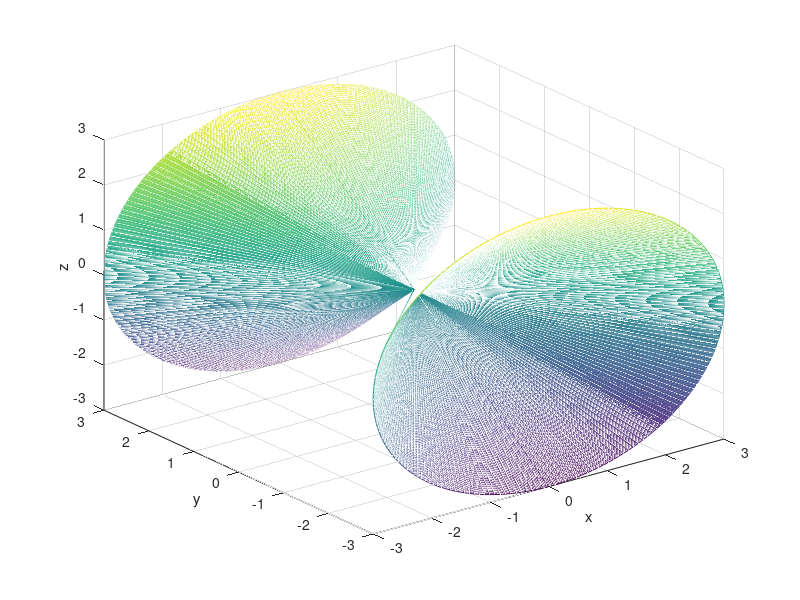

Source code (MATLAB): (Note: this script raises an error after producing the figure.)
close all;
clear all;

a=1;
b=1;
c=1;
u = (-3:0.01:3)';
v = [0:0.01*pi:2*pi];
X = b*u*sin(v);
Y = c*u*ones(size(v));
Z = a*u*cos(v);
sizes = size(X);
figure('Color','w')
mesh(X,Y,Z);
xlabel('x'); ylabel('y'); zlabel('z')

byf = make_points_matrix(X,Y,Z);
byf_1 = byf;
byf_2 = move(byf,1,1,1);
byf_2 = rotate(byf_2,70,'x',0.3,0.4,0.5);

second_figure = make_squared_matrix(byf_2,sizes(1),sizes(2));
sec_x = squeeze(second_figure(1,:,:));
sec_y = squeeze(second_figure(2,:,:));
sec_z = squeeze(second_figure(3,:,:));
hold on;
mesh(sec_x,sec_y,sec_z);


collision = finding_collision(byf_1,byf_2);
col_x = squeeze(collision(:,1));
col_y = squeeze(collision(:,2));
col_z = squeeze(collision(:,3));
plot3(col_x,col_y,col_z,'pr');




